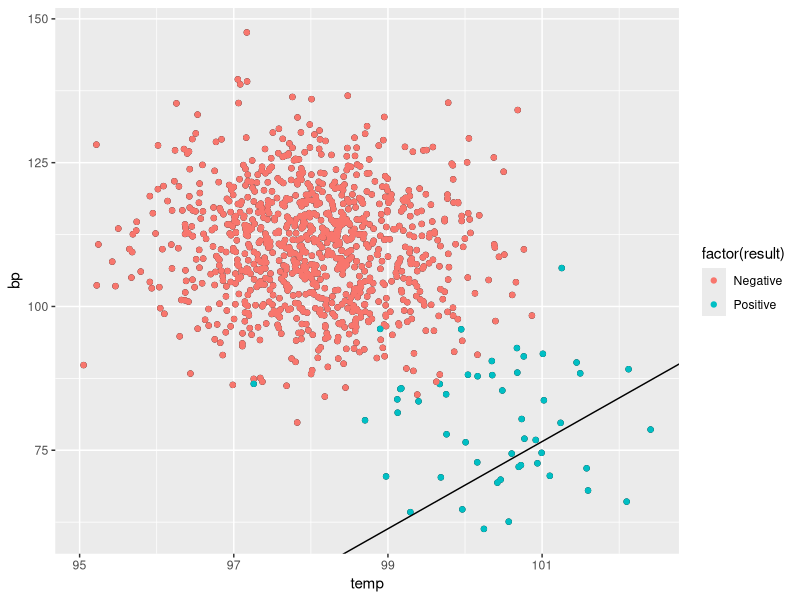
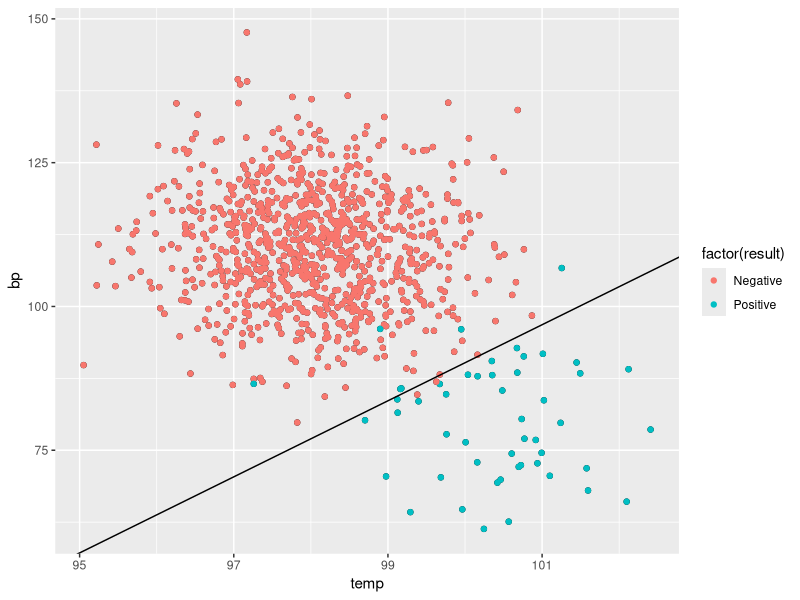
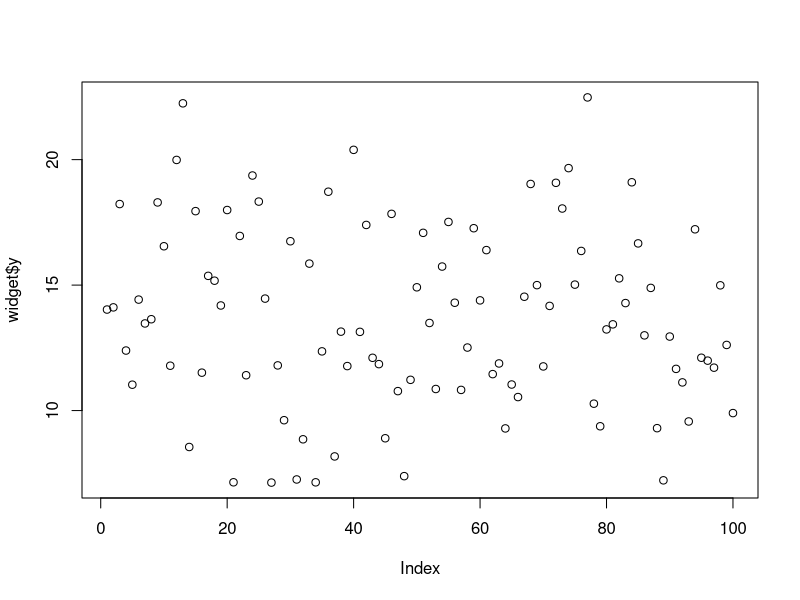
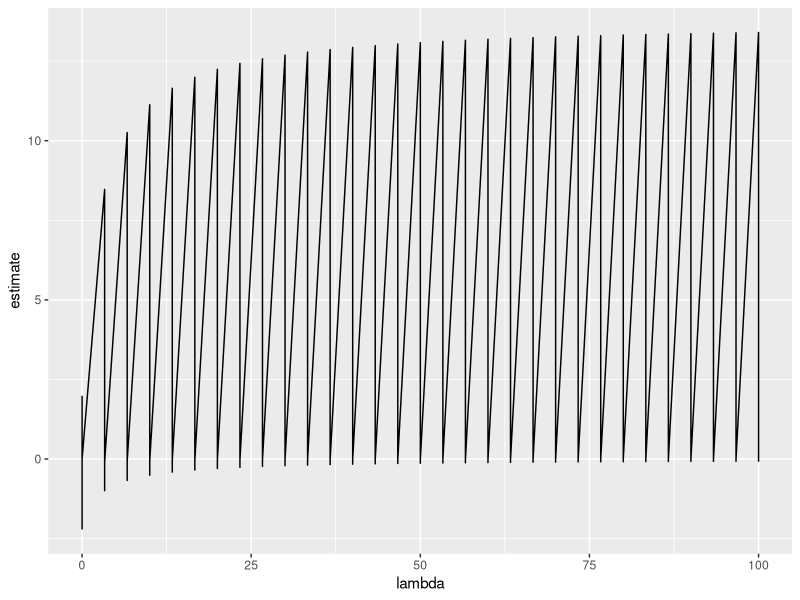
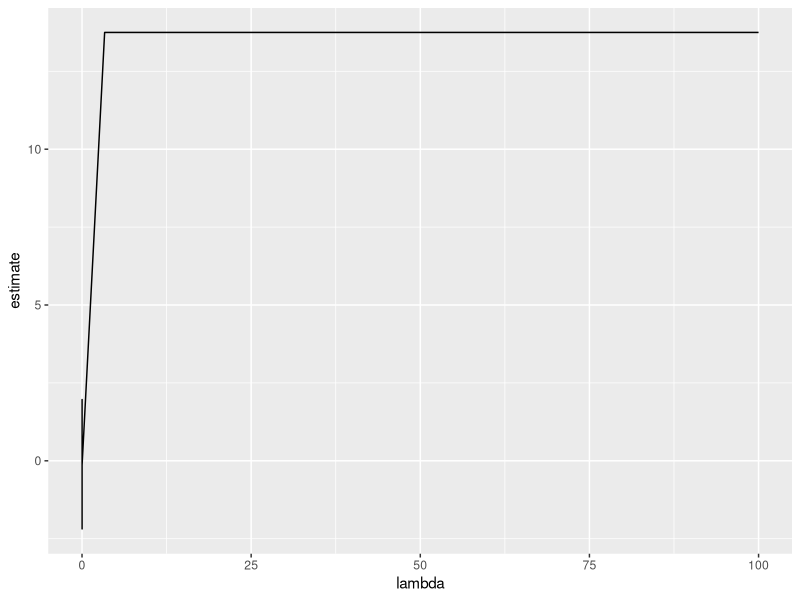

These figures' R source, in order: (Note: this script raises an error after producing the figures.)

setwd("~/GitHub/MMSS_311_2")

#Q1 OLS
sick <- read.csv("sick_data.csv")
sick$RESULT.DUMMY <- ifelse (sick$result == "Positive", 1, 0)
OLS <- lm(RESULT.DUMMY~temp+bp, data = sick)
summary(OLS)
sick$PREDICTED.VALUE <- fitted(OLS)
sick$PREDICTED.OUTCOME <- ifelse(sick$PREDICTED.VALUE >= 0.5, "Positive", "Negative")
sick$PREDICTED.ACCURACY <- ifelse(sick$PREDICTED.OUTCOME == sick$result, 1, 0)
accuracy.ols <- mean(sick$PREDICTED.ACCURACY)
accuracy.ols
#The OLS regression correctly predicts the results 96.4% of the time.

#Q1c OLS: The equation of the line is -5.7134563 + 0.00628185temp - 0.0082865bp = 0

library(ggplot2) 
ggplot(sick, aes(temp, bp)) + 
  geom_point()+
  geom_point(aes(colour = factor(result)))+
  geom_abline(intercept = -689.1506, slope = 7.580824232)

#Q1 Logit
logit <- glm(RESULT.DUMMY ~ temp+bp, data = sick, family = binomial)
summary(logit)
sick$PREDICTED.VALUE.LOGIT <- fitted(logit)
sick$PREDICTED.OUTCOME.LOGIT <- ifelse(sick$PREDICTED.VALUE.LOGIT >= 0.5, "Positive", "Negative")
sick$PREDICTED.ACCURACY.LOGIT <- ifelse(sick$PREDICTED.OUTCOME.LOGIT == sick$result, 1, 0)
accuracy.logit <- mean(sick$PREDICTED.ACCURACY.LOGIT)
accuracy.logit
#The Logit regression correctly predicts the results 99.2% of the time.

#Q1c Logit: The equation of the line is bp = 6.612235temp - 571.0099.

library(ggplot2) 
ggplot(sick, aes(temp, bp)) + 
  geom_point()+
  geom_point(aes(colour = factor(result)))+
  geom_abline(intercept = -571.0099, slope = 6.612235)


#Q2 RIDGE
widget <- read.csv("widget_data.csv")
plot (widget$y)
install.packages("tidyverse")
install.packages("broom")
install.packages("glmnet")
library(tidyverse)
library(broom)
library(glmnet)

x <- model.matrix(y~., widget)[,-1]

grid = seq(1/100, 100, length = 31)
ridge_mod = glmnet(x, widget$y, alpha = 0, lambda = grid)
useful_ridge_mod <- tidy (ridge_mod)
ggplot(useful_ridge_mod, aes(lambda, estimate)) + geom_line()
cv_ridge_mod <- cv.glmnet(x, widget$y, alpha = 0)$lambda.min
cv_ridge_mod
lambda_min_ridge_mod = glmnet(x, widget$y, alpha = 0, lambda = cv_ridge_mod)
summary (lambda_min_ridge_mod)
#how to find coefficients i get when using this lambda?

#Q2 LASSO
x <- model.matrix(y~., widget)[,-1]

grid = seq(1/100, 100, length = 31)
lasso_mod = glmnet(x, widget$y, alpha = 1, lambda = grid)
useful_lasso_mod <- tidy (lasso_mod)
ggplot(useful_lasso_mod, aes(lambda, estimate)) + geom_line()
cv_lasso_mod <- cv.glmnet(x, widget$y, alpha = 1)$lambda.min
cv_lasso_mod
lambda_min_lasso_mod = glmnet(x, widget$y, alpha = 1, lambda = cv_lasso_mod)
summary(lambda_min_lasso_mod)
#how to find coefficients i get when using this lambda?

#Q3 SVM
pol <- read.csv("pol_data.csv")
install.packages("caret")
install.packages("e1071")
library("caret")
library(e1071)

set.seed(1)
split=2/3
trainIndex <- createDataPartition(pol$group, p=split, list=FALSE)
train <- pol[ trainIndex,]
test <- pol[-trainIndex,]

trctrl <- trainControl(method = "repeatedcv", number = 10, repeats = 3)
set.seed(3233)

svm_Linear <- train(V14 ~., data = training, method = "svmLinear",
                    trControl=trctrl,
                    preProcess = c("center", "scale"),
                    tuneLength = 10)

svmfit=svm(group~., data=pol , kernel ="linear", cost=10, scale=FALSE)
summary(svmfit)


#Q3 NB

NBclassfier=naiveBayes(group~pol_margin+col_degree+house_income, data=train)
print(NBclassfier)

printALL=function(model){
  trainPred=predict(model, newdata = train, type = "class")
  trainTable=table(train$group, trainPred)
  testPred=predict(NBclassfier, newdata=test, type="class")
  testTable=table(test$group, testPred)
  trainAcc=(trainTable[1,1]+trainTable[2,2]+trainTable[3,3])/sum(trainTable)
  testAcc=(testTable[1,1]+testTable[2,2]+testTable[3,3])/sum(testTable)
  message("Contingency Table for Training Data")
  print(trainTable)
  message("Contingency Table for Test Data")
  print(testTable)
  message("Accuracy")
  print(round(cbind(trainAccuracy=trainAcc, testAccuracy=testAcc),3))
}
printALL(NBclassfier)

